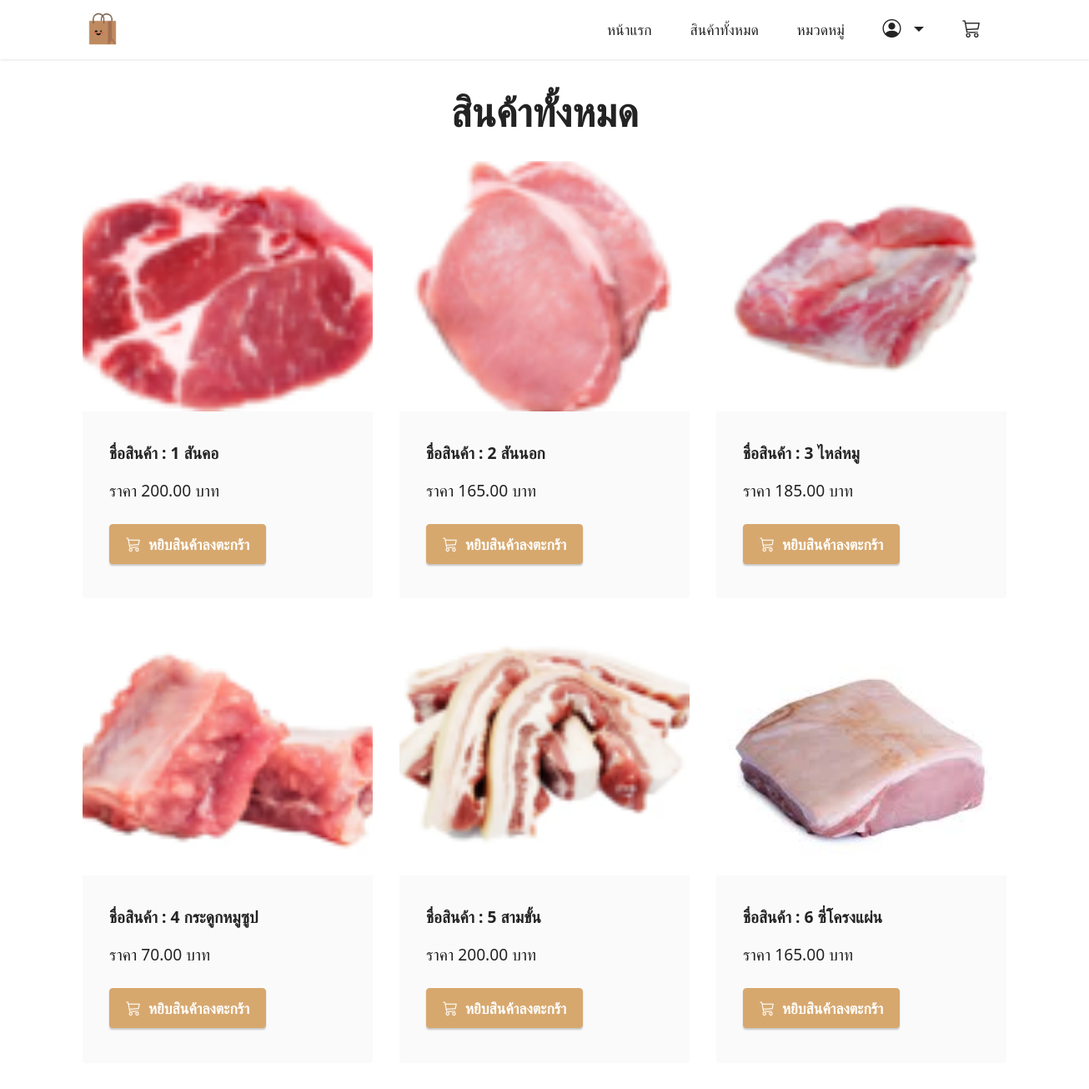
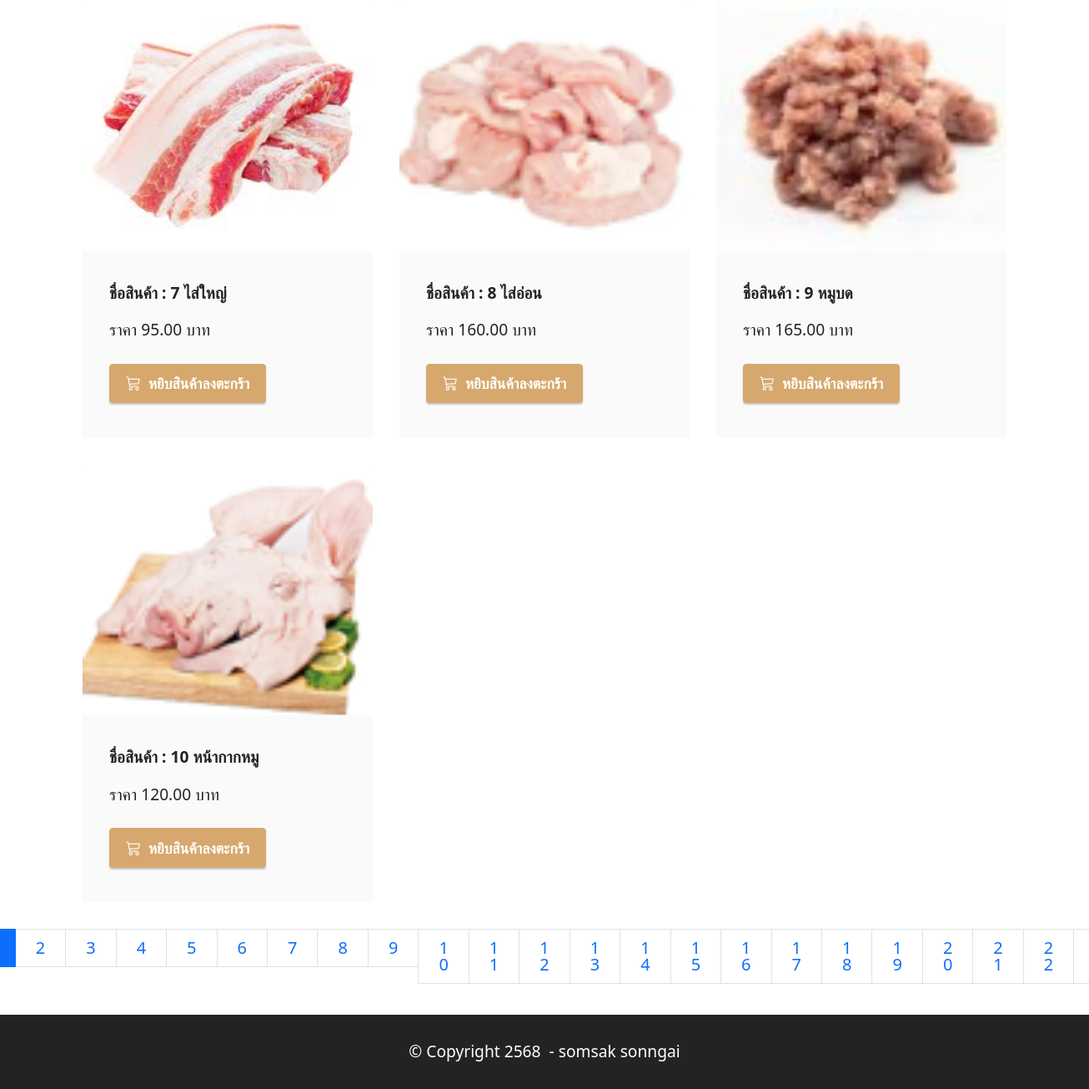
The page /product/ (signed in) on the database its author committed (2 pictures, top to bottom).
### productapp/models.py (models this page shows, shortened)
class Product1(models.Model):
    category = models.ForeignKey('Category',on_delete=models.CASCADE,null=True,verbose_name="หมวดหมู่สินค้า")
    name = models.CharField("ชื่อสินค้า", max_length=100)
    description = models.TextField("รายละเอียดสินค้า", max_length=500)
    price = models.DecimalField("ราคาขาย", max_digits=10, decimal_places=2)
    stock = models.DecimalField("จำนวนในสต๊อก", max_digits=10, decimal_places=2)
    is_trending = models.BooleanField("สินค้าแนะนำ", default=False)
    image = models.ImageField("รูปสินค้า", upload_to="product")
    profitprice = models.DecimalField("ราคากำไร", max_digits=10, decimal_places=2)
    created_at = models.DateTimeField("วันที่เพิ่มสินค้า", auto_now_add=True)
    updated_at = models.DateTimeField("วันที่แก้ไขล่าสุด", auto_now=True)
    barcode = models.CharField("บาร์โค้ด", max_length=13, unique=True)
    class Meta:
        verbose_name = "Product"
        verbose_name_plural = "รายการสินค้า"

### productapp/views.py (the view)
# urls.py: path('product/',views.product_list,name='product1'),
def product_list(request):
     all_product=Product1.objects.all().order_by("category") # เรียกลำดับจากชื่อสินค้า ถ้าเป็นการเพิ่ม order_by ตัวนี้จะมีการเชื่อมโยงกับ Product.html
     page=request.GET.get("page") # ดึงค่า parameter page เพิ่อระบุว่าผู้ใช้ต้องการดูหน้าที่เท่าไหร่ ถ้าไม่มี parametre page ใน url ค่านี้จะเป็น  None
     paginator=Paginator(all_product,10) #สร้าง object Paginator เพื่อแบ่งข้อมูล all_product ออกเป็นหน้า page โดยแต่ล่ะหน้าจะแสดงข้อมูล 3 รายการ
     all_product=paginator.get_page(page) #ดึงข้อมูลของหน้าที่ผู้ชายที่จะต้องการดู (ตามค่า page ที่ได้จาก url ) ถ้า page เป็น None  หรือไม่ถูกต้อง (เช่น มากกว่าจำนวณหน้าทั้งหมด ) จะดึงข้อมูลหน้าแรกมาให้โดยอัตโนมัติ
     return render (request,"product.html",{"all_product":all_product}) #ทำการดึงค่าตัวแปรมาเก็บไว้แล้ว Return กับไป

### productapp/templates/product.html (shortened to what this page needs)
{% extends "layout.html"%}
{% load humanize %}
{% block content%}
<section class="content2 cid-tsEQSCqggh" id="content2-2">
    <div class="container">
        <div class="mbr-section-head">
            <h4 class="mbr-section-title mbr-fonts-style align-center mb-0 display-2">
                <strong>สินค้าทั้งหมด</strong>
            </h4>
        </div>
        <div class="row mt-4">
        {% for Product1 in all_product %}
        <div class="item features-image сol-12 col-md-6 col-lg-4">
            <div class="item-wrapper">
                <div class="item-img">
                    <a href="{% url 'productDetail' Product1.id %}">
                        <img src="{{ Product1.image.url }}" >
                    </a>
                </div>
                <div class="item-content">
                    <h6 class="item-subtitle mbr-fonts-style mt-1 display-7">
                        <strong>ชื่อสินค้า : {{Product1.name}}</strong>
                    </h6>
                    <p class="mbr-text mbr-fonts-style mt-3 display-7">ราคา {{Product1.price | intcomma}} บาท</p>
                </div>
                <div class="mbr-section-btn item-footer mt-2">
                    {%if Product1.stock <= 0 %}
                         <h2 class="text-secondary text-center" t>สินค้าหมด</h2>
                    {% else %}
                        <a href="{% url 'addCart' Product1.id %}" class="btn btn-primary display-4">
                             <i class="bi bi-cart3"></i></i>&nbsp;
                                หยิบสินค้าลงตะกร้า
                         </a>
                     {% endif %}
                </div>
            </div>
        </div>
        {% endfor %}
        <nav aria-label="product-pagination" class="media-container-row">
            <ul class="pagination pagination-lg">
               {% for num in all_product.paginator.page_range %} <!--ตัวนี้สมารถเข้าไปเรียกใช้ให้ปุ่มมันเรียงกันได้ สามารถเข้าไปที่ all_product.paginator.page_range ->>
                    {% if num != all_product.number %}
                        <li class="page-item ">
                            <a class="page-link" href="?page={{num}}">{{num}}</a>
                        </li>
                    {% else %}
                        <li class="page-item active ">
                            <a class="page-link" href="?page={{num}}">{{num}}</a>
                        </li>
                     {% endif %}
               {% endfor %}
            </ul>
        </nav>
    </div>
</section>
{% endblock%}

### productapp/static/assets/theme/css/style.css (style rules this page uses)
section { background-color: #ffffff; }
body { font-style: normal; line-height: 1.5; font-weight: 400; color: #232323; position: relative; }
section, .container, .container-fluid { position: relative; word-wrap: break-word; }
a { font-style: normal; font-weight: 400; cursor: pointer; }
a, a:hover { text-decoration: none; }
.mbr-section-title { font-style: normal; line-height: 1.3; }
.mbr-text { font-style: normal; line-height: 1.7; }
h1, h2, h3, h4, h5, h6, .display-1, .display-2, .display-4, .display-5, .display-7, span, p, a { line-height: 1; word-break: break-word; word-wrap: break-word; font-weight: 400; }
b, strong { font-weight: bold; }
section { background-position: 50% 50%; background-repeat: no-repeat; background-size: cover; }
.align-center { text-align: center; }
.media-container-row { display: flex; flex-direction: row; flex-wrap: wrap; justify-content: center; align-content: center; align-items: start; }
@media (min-width: 992px) { .media-container-row { flex-wrap: nowrap; } }
img, iframe { display: block; width: 100%; }
.mbr-section-btn { margin-left: -0.6rem; margin-right: -0.6rem; font-size: 0; }
.btn { font-weight: 600; border-width: 1px; font-style: normal; margin: 0.6rem 0.6rem; white-space: normal; transition: all 0.2s ease-in-out; display: inline-flex; align-items: center; justify-content: center; word-break: break-word; }
.row { display: -webkit-flex; -webkit-flex-wrap: wrap; }
html, body { height: auto; min-height: 100vh; }
ul, ol, pre, blockquote { margin-bottom: 2.3125rem; }
.mt-4 { margin-top: 2rem !important; }
@media (min-width: 992px) { .container { padding-left: 16px; padding-right: 16px; } }
@media (min-width: 992px) { .row { margin-left: -16px; margin-right: -16px; } }
@media (min-width: 992px) { .row > [class*=col] { padding-left: 16px; padding-right: 16px; } }
.card-wrapper, .item-wrapper { overflow: hidden; }
.item { position: relative; }

### productapp/static/assets/custom/css/custom-style.css (style rules this page uses)
.display-2 { font-size: 3rem; line-height: 1.1; }
.display-4 { font-size: 1.1rem; line-height: 1.5; }
.display-7 { font-size: 1.2rem; line-height: 1.5; }
.btn { padding: 0.6rem 1.2rem; border-radius: 4px; }
.btn-primary, .btn-primary:active { background-color: #d7a86e !important; border-color: #d7a86e !important; color: #ffffff !important; box-shadow: 0 2px 2px 0 rgba(0, 0, 0, 0.2); }
a, a:hover { color: #d7a86e; }
body { overflow-x: hidden; }
a { transition: color 0.6s; }
.cid-tsEQSCqggh { padding-top: 3rem; background-color: #ffffff; }
.cid-tsEQSCqggh img, .cid-tsEQSCqggh .item-img { height: 100%; height: 300px; object-fit: cover; }
.cid-tsEQSCqggh .item { cursor: pointer; margin-bottom: 2rem; }
.cid-tsEQSCqggh .item-wrapper { position: relative; border-radius: 4px; background: #fafafa; height: 100%; display: flex; flex-flow: column nowrap; }
@media (min-width: 992px) { .cid-tsEQSCqggh .item-wrapper .item-content { padding: 2rem 2rem 0; } }
@media (min-width: 992px) { .cid-tsEQSCqggh .item-wrapper .item-footer { padding: 0 2rem 2rem; } }
.cid-tsEQSCqggh .mbr-section-btn { margin-top: auto !important; }
.cid-tsEQSCqggh .mbr-section-title { color: #232323; }
.cid-tsEQSCqggh .mbr-text, .cid-tsEQSCqggh .mbr-section-btn { text-align: left; }
.cid-tsEQSCqggh .item-subtitle { text-align: left; color: #232323; }

### rows shown on the page
Product1: image (picture), name "1 สันคอ", price "200.00", stock "หยิบสินค้าลงตะกร้า"
Product1: image (picture), name "2 สันนอก", price "165.00", stock "หยิบสินค้าลงตะกร้า"
Product1: image (picture), name "3 ไหล่หมู", price "185.00", stock "หยิบสินค้าลงตะกร้า"
Product1: image (picture), name "4 กระดูกหมูซูป", price "70.00", stock "หยิบสินค้าลงตะกร้า"
Product1: image (picture), name "5 สามขั้น", price "200.00", stock "หยิบสินค้าลงตะกร้า"
Product1: image (picture), name "6 ซี่โครงแผ่น", price "165.00", stock "หยิบสินค้าลงตะกร้า"
Product1: image (picture), name "7 ไส่ใหญ่", price "95.00", stock "หยิบสินค้าลงตะกร้า"
Product1: image (picture), name "8 ไส่อ่อน", price "160.00", stock "หยิบสินค้าลงตะกร้า"
Product1: image (picture), name "9 หมูบด", price "165.00", stock "หยิบสินค้าลงตะกร้า"
Product1: image (picture), name "10 หน้ากากหมู", price "120.00", stock "หยิบสินค้าลงตะกร้า"

### other values the page prints
{{ num }} "2" "3" "4" "5" "6" "7" "8" "9" "10" "11" "12" "13" "14" "15" "16" "17" "18" "19" "20" "21" "22"
